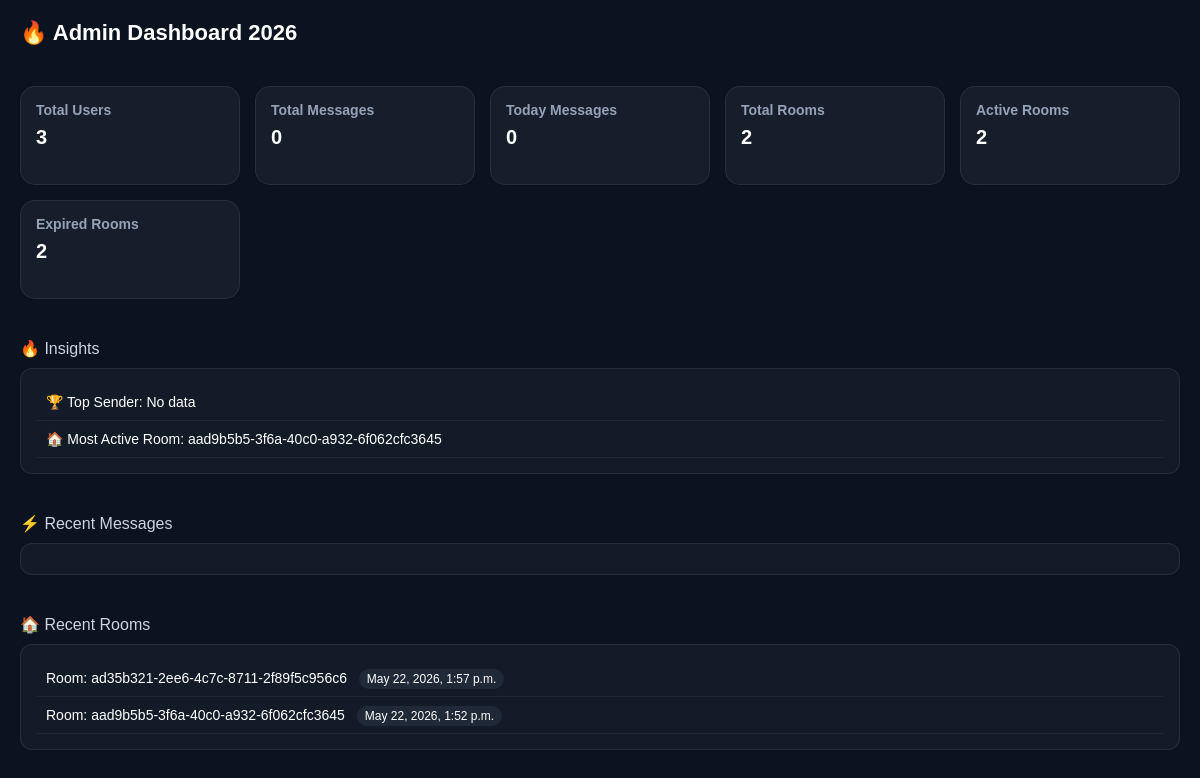
/admin-dashboard/ (signed in), run on the app's committed database.
### chat/models.py (models this page shows, shortened)
class ChatRoom(models.Model):
    room_id = models.UUIDField(
        default=uuid.uuid4,
        unique=True,
        editable=False
    )
    creator = models.ForeignKey(
        User,
        on_delete=models.CASCADE,
        related_name='created_rooms'
    )
    participant_name = models.CharField(
        max_length=100,
        blank=True,
        null=True
    )
    active = models.BooleanField(default=True)
    locked = models.BooleanField(default=False)
    created_at = models.DateTimeField(auto_now_add=True)
    expires_at = models.DateTimeField()

### chat/views.py (the view)
# urls.py: path('admin-dashboard/', views.admin_dashboard, name='admin_dashboard'),
@staff_member_required
def admin_dashboard(request):
    now = timezone.now()
    today_start = now.replace(hour=0, minute=0, second=0, microsecond=0)
    total_rooms = ChatRoom.objects.count()
    active_rooms = ChatRoom.objects.filter(active=True).count()
    expired_rooms = ChatRoom.objects.filter(expires_at__lt=now).count()
    top_room = ChatRoom.objects.annotate(
        msg_count=Count('messages')
    ).order_by('-msg_count').first()
    total_messages = Message.objects.count()
    today_messages = Message.objects.filter(timestamp__gte=today_start).count()
    top_sender = (
        Message.objects.values('sender_name')
        .annotate(total=Count('id'))
        .order_by('-total')
        .first()
    )
    total_users = Profile.objects.count()
    top_users = Profile.objects.order_by('-total_messages_sent')[:5]
    recent_messages = Message.objects.order_by('-timestamp')[:20]
    recent_rooms = ChatRoom.objects.order_by('-created_at')[:10]
    context = {
        "total_rooms": total_rooms,
        "active_rooms": active_rooms,
        "expired_rooms": expired_rooms,
        "top_room": top_room,
        "total_messages": total_messages,
        "today_messages": today_messages,
        "top_sender": top_sender,
        "total_users": total_users,
        "top_users": top_users,
        "recent_messages": recent_messages,
        "recent_rooms": recent_rooms,
    }
    return render(request, "chat/admin_dashboard.html", context)

### chat/templates/chat/admin_dashboard.html (shortened to what this page needs)
<!DOCTYPE html>
<html lang="en">
<head>
</head>
<body>
<div class="header">
    🔥 Admin Dashboard 2026
</div>
<div class="grid">
    <div class="card">
        <h3>Total Users</h3>
        <p>{{ total_users }}</p>
    </div>
    <div class="card">
        <h3>Total Messages</h3>
        <p>{{ total_messages }}</p>
    </div>
    <div class="card">
        <h3>Today Messages</h3>
        <p>{{ today_messages }}</p>
    </div>
    <div class="card">
        <h3>Total Rooms</h3>
        <p>{{ total_rooms }}</p>
    </div>
    <div class="card">
        <h3>Active Rooms</h3>
        <p>{{ active_rooms }}</p>
    </div>
    <div class="card">
        <h3>Expired Rooms</h3>
        <p>{{ expired_rooms }}</p>
    </div>
</div>
<div class="section">
    <div class="section-title">🔥 Insights</div>
    <div class="box">
        <div class="item">
            🏆 Top Sender:
            {% if top_sender %}
                {{ top_sender.sender_name }} ({{ top_sender.total }})
            {% else %}
                No data
            {% endif %}
        </div>
        <div class="item">
            🏠 Most Active Room:
            {% if top_room %}
                {{ top_room.room_id }}
            {% else %}
                No data
            {% endif %}
        </div>
    </div>
</div>
<div class="section">
    <div class="section-title">⚡ Recent Messages</div>
    <div class="box">
    </div>
</div>
<div class="section">
    <div class="section-title">🏠 Recent Rooms</div>
    <div class="box">
        {% for r in recent_rooms %}
        <div class="item">
            Room: {{ r.room_id }}
            <span class="badge">{{ r.created_at }}</span>
        </div>
        {% endfor %}
    </div>
</div>
</body>
</html>

### chat/templates/chat/admin_dashboard.html (style rules this page uses)
body { margin:0; font-family:Arial, sans-serif; background:#0b1220; color:white; }
.header { padding:20px; font-size:22px; font-weight:bold; }
.grid { display:grid; grid-template-columns:repeat(auto-fit,minmax(200px,1fr)); gap:15px; padding:20px; }
.card { background:rgba(255,255,255,0.05); border:1px solid rgba(255,255,255,0.08); border-radius:15px; padding:15px; backdrop-filter: blur(10px); }
.card h3 { margin:0; font-size:14px; color:#94a3b8; }
.card p { font-size:20px; margin-top:8px; font-weight:bold; }
.section { padding:20px; }
.section-title { font-size:16px; margin-bottom:10px; color:#cbd5e1; }
.box { background:rgba(255,255,255,0.04); border:1px solid rgba(255,255,255,0.08); padding:15px; border-radius:12px; max-height:300px; overflow-y:auto; }
.item { padding:10px; border-bottom:1px solid rgba(255,255,255,0.05); font-size:14px; }
.badge { font-size:12px; padding:3px 8px; border-radius:20px; background:#1f2937; margin-left:8px; }

### data on the page
ChatRoom: room_id "aad9b5b5-3f6a-40c0-a932-6f062cfc3645", created_at "May 22, 2026, 1:52 p.m."
ChatRoom: room_id "ad35b321-2ee6-4c7c-8711-2f89f5c956c6", created_at "May 22, 2026, 1:57 p.m."

### other printed values
{{ total_users }} "3"
{{ total_messages }} "0"
{{ today_messages }} "0"
{{ total_rooms }} "2"
{{ active_rooms }} "2"
{{ expired_rooms }} "2"
